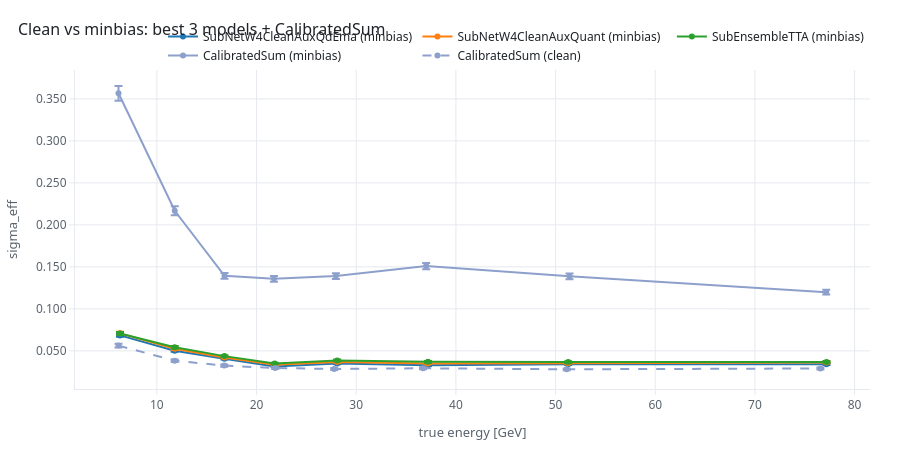

Write notebook code for a chart like this one.
### Markdown cell above
## ifig3 · Clean vs minbias

Best 3 minbias models plus CalibratedSum; solid = minbias, dashed = clean.

### Code cell
best3 = [m for m in ORDER if m != "CalibratedSum"][:3]
sel_models = best3 + ["CalibratedSum"]
edges_by_ds = {"minbias": edges_E_mb}
clean_keys = [k for k in data if k[0] == "clean"]
if clean_keys:
    edges_by_ds["clean"] = qedges(data[clean_keys[0]]["true"])
fig3 = go.Figure()
for m in sel_models:
    for ds, dash in [("minbias", "solid"), ("clean", "dash")]:
        d = data.get((ds, m))
        if d is None:
            continue
        xs, ys, es = qbin(d["true"], d["true"], d["pred"], edges_by_ds[ds])
        fig3.add_scatter(x=xs, y=ys, error_y=dict(type="data", array=es), mode="lines+markers",
                         name=f"{m} ({ds})", line=dict(color=CMAP[m], dash=dash))
polish(fig3, "Clean vs minbias: best 3 models + CalibratedSum", "true energy [GeV]", "sigma_eff")
fig3.update_layout(height=H)
export(fig3, FIGDIR / "ifig3_clean_vs_minbias.html")
fig3.show()

### Figure 1 — Plotly figure (JSON) as saved in the notebook; plotly's stock layout.template omitted (floating-point values rounded to 4 significant figures)
{"data": [{"error_y": {"array": [0.001738, 0.001312, 0.001045, 0.0007996, 0.0008885, 0.0008767, 0.0009047, 0.0009065], "type": "data"}, "line": {"color": "#1F77B4", "dash": "solid"}, "mode": "lines+markers", "name": "SubNetW4CleanAuxQdEma (minbias)", "type": "scatter", "x": [6.302, 11.79, 16.78, 21.82, 28.09, 37.19, 51.27, 77.18], "y": [0.0684, 0.0501, 0.0407, 0.0312, 0.035, 0.0329, 0.0339, 0.0339]}, {"error_y": {"array": [0.001799, 0.001375, 0.001081, 0.0008535, 0.0009291, 0.0009299, 0.0009394, 0.0009626], "type": "data"}, "line": {"color": "#FF7F0E", "dash": "solid"}, "mode": "lines+markers", "name": "SubNetW4CleanAuxQuant (minbias)", "type": "scatter", "x": [6.302, 11.79, 16.78, 21.82, 28.09, 37.19, 51.27, 77.18], "y": [0.0708, 0.0525, 0.0421, 0.0333, 0.0366, 0.0349, 0.0352, 0.036]}, {"error_y": {"array": [0.001794, 0.001422, 0.001122, 0.0008945, 0.0009799, 0.0009832, 0.0009768, 0.000984], "type": "data"}, "line": {"color": "#2CA02C", "dash": "solid"}, "mode": "lines+markers", "name": "SubEnsembleTTA (minbias)", "type": "scatter", "x": [6.302, 11.79, 16.78, 21.82, 28.09, 37.19, 51.27, 77.18], "y": [0.0706, 0.0543, 0.0437, 0.0349, 0.0386, 0.0369, 0.0366, 0.0368]}, {"error_y": {"array": [0.008757, 0.005324, 0.003424, 0.003333, 0.003413, 0.003708, 0.003406, 0.002944], "type": "data"}, "line": {"color": "rgb(141,160,203)", "dash": "solid"}, "mode": "lines+markers", "name": "CalibratedSum (minbias)", "type": "scatter", "x": [6.15, 11.79, 16.79, 21.74, 27.96, 37.02, 51.4, 77.15], "y": [0.3567, 0.2168, 0.1394, 0.1357, 0.139, 0.151, 0.1387, 0.1199]}, {"error_y": {"array": [0.002153, 0.001468, 0.001241, 0.001131, 0.001088, 0.001119, 0.001073, 0.001111], "type": "data"}, "line": {"color": "rgb(141,160,203)", "dash": "dash"}, "mode": "lines+markers", "name": "CalibratedSum (clean)", "type": "scatter", "x": [6.151, 11.79, 16.76, 21.87, 27.79, 36.7, 51.11, 76.57], "y": [0.0562, 0.0383, 0.0324, 0.0295, 0.0284, 0.0292, 0.028, 0.029]}], "layout": {"font": {"color": "#1F2328", "family": "ui-sans-serif, system-ui, 'Segoe UI', Helvetica, Arial", "size": 13}, "height": 450, "hovermode": "x unified", "legend": {"bgcolor": "rgba(0,0,0,0)", "font": {"size": 12}, "orientation": "h", "x": 1.0, "xanchor": "right", "y": 1.0, "yanchor": "bottom"}, "margin": {"b": 60, "l": 70, "r": 30, "t": 70}, "paper_bgcolor": "white", "plot_bgcolor": "white", "title": {"font": {"size": 16}, "text": "Clean vs minbias: best 3 models + CalibratedSum", "x": 0.02, "xanchor": "left"}, "xaxis": {"gridcolor": "#E6E9EF", "linecolor": "#E6E9EF", "tickcolor": "#E6E9EF", "tickfont": {"color": "#59636E", "size": 12}, "ticks": "outside", "title": {"font": {"color": "#59636E", "size": 13}, "text": "true energy [GeV]"}, "zeroline": false}, "yaxis": {"gridcolor": "#E6E9EF", "linecolor": "#E6E9EF", "tickcolor": "#E6E9EF", "tickfont": {"color": "#59636E", "size": 12}, "tickformat": ".3f", "ticks": "outside", "title": {"font": {"color": "#59636E", "size": 13}, "text": "sigma_eff"}, "zeroline": false}}}
